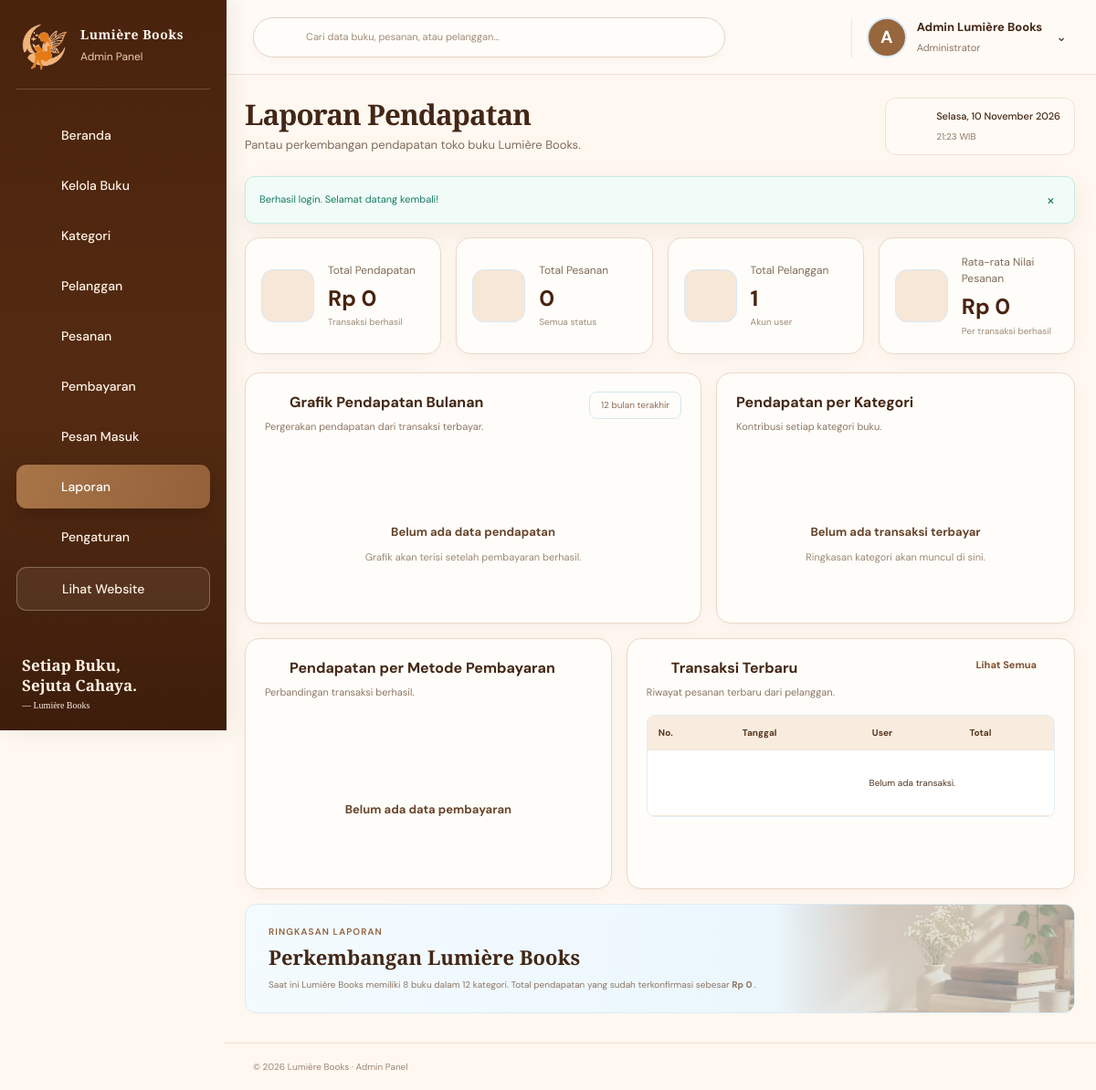
Page /admin.php?page=reports (signed in) on the committed database.
### tables this page shows
CREATE TABLE users (
    id BIGINT UNSIGNED AUTO_INCREMENT PRIMARY KEY,
    name VARCHAR(120) NOT NULL,
    email VARCHAR(190) NOT NULL UNIQUE,
    phone VARCHAR(30) NULL,
    birth_date DATE NULL,
    gender ENUM('female', 'male', 'other') NULL,
    avatar VARCHAR(255) NULL,
    password_hash VARCHAR(255) NOT NULL,
    role ENUM('admin', 'user') NOT NULL DEFAULT 'user',
    status ENUM('active', 'inactive') NOT NULL DEFAULT 'active',
    created_at TIMESTAMP NOT NULL DEFAULT CURRENT_TIMESTAMP,
    updated_at TIMESTAMP NULL DEFAULT NULL ON UPDATE CURRENT_TIMESTAMP
);

### sistem/koneksi-database.php (called while the page is built, shortened)
<?php
function db(): PDO
{
    static $pdo = null;
    if ($pdo instanceof PDO) {
        return $pdo;
    }
    global $config;
    $settings = $config['db'];
    $dsn = sprintf(
        'mysql:host=%s;port=%s;dbname=%s;charset=utf8mb4',
        $settings['host'],
        $settings['port'],
        $settings['name']
    );
    $pdo = new PDO($dsn, $settings['user'], $settings['pass'], [
        PDO::ATTR_ERRMODE => PDO::ERRMODE_EXCEPTION,
        PDO::ATTR_DEFAULT_FETCH_MODE => PDO::FETCH_ASSOC,
        PDO::ATTR_EMULATE_PREPARES => false,
    ]);
    return $pdo;
}

### public/tampilan/admin/bagian/kepala-halaman.php (the view, shortened to what this page needs)
<?php
$flashes = get_flashes();
$adminDisplayName = trim((string) ($admin['name'] ?? ''));
$pageTitles = [
    'dashboard' => 'Selamat Datang, ' . $adminDisplayName . '!',
    'books' => 'Kelola Buku',
    'categories' => 'Kelola Kategori Buku',
    'users' => 'Data User',
    'orders' => 'Pesanan Buku',
    'payments' => 'Kelola Pembayaran',
    'order' => 'Detail Pesanan',
    'reports' => 'Laporan Pendapatan',
    'messages' => 'Pesan Masuk',
    'settings' => 'Pengaturan Admin',
];
$pageDescriptions = [
    'dashboard' => 'Kelola data buku, user, pesanan, dan pantau perkembangan Lumière Books.',
    'books' => 'Kelola koleksi buku yang tersedia di Lumière Books.',
    'categories' => 'Tambah, ubah, atau hapus kategori buku sesuai kebutuhan.',
    'users' => 'Daftar pengguna yang sudah terdaftar di Lumière Books.',
    'orders' => 'Kelola semua pesanan buku dari pelanggan Lumière Books.',
    'payments' => 'Pantau dan verifikasi transaksi pelanggan.',
    'order' => 'Periksa informasi pesanan dan perbarui proses pengiriman.',
    'reports' => 'Pantau perkembangan pendapatan toko buku Lumière Books.',
    'messages' => 'Kelola pertanyaan dan pesan dari pelanggan.',
    'settings' => 'Kelola pengaturan sistem, informasi toko, dan akun admin.',
];
$activeNavPage = $page === 'order' ? 'orders' : $page;
?>
<!DOCTYPE html>
<html lang="id">
    <head>
        <link rel="stylesheet" href="<?= e(asset('css/umum/1-dasar.css')) ?>">
        <link rel="stylesheet" href="<?= e(asset('css/umum/2-desain-baru.css')) ?>">
        <link rel="stylesheet" href="<?= e(asset('css/umum/3-tema-lumiere.css')) ?>">
        <link rel="stylesheet" href="<?= e(asset('css/admin/1-admin-premium.css')) ?>">
        <link rel="stylesheet" href="<?= e(asset('css/admin/2-admin-hangat.css')) ?>?v=12.8">
    </head>
    <body class="admin-body redesign-admin">
        <div class="admin-shell">
            <aside class="admin-sidebar" data-admin-sidebar>
                <a class="admin-brand" href="<?= e(admin_url()) ?>">
                    <span class="brand-mark">
                        <img src="<?= e(asset('logo-lumiere.png')) ?>" alt="Lumière Books">
                    </span>
                    <span class="admin-brand-copy">
                        <b>
                            Lumière Books
                        </b>
                        <small>
                            Admin Panel
                        </small>
                    </span>
                </a>
                <nav class="admin-nav" aria-label="Navigasi admin">
                    <a
                        class="<?= $activeNavPage === 'dashboard' ? 'active' : '' ?>"
                        href="<?= e(admin_url()) ?>"
                    >
                        <?= ui_icon('home') ?>
                        <span>
                            Beranda
                        </span>
                    </a>
                    <a
                        class="<?= $activeNavPage === 'books' ? 'active' : '' ?>"
                        href="<?= e(admin_url('books')) ?>"
                    >
                        <?= ui_icon('book-open') ?>
                        <span>
                            Kelola Buku
                        </span>
                    </a>
                    <a
                        class="<?= $activeNavPage === 'categories' ? 'active' : '' ?>"
                        href="<?= e(admin_url('categories')) ?>"
                    >
                        <?= ui_icon('grid') ?>
                        <span>
                            Kategori
                        </span>
                    </a>
                    <a
                        class="<?= $activeNavPage === 'users' ? 'active' : '' ?>"
                        href="<?= e(admin_url('users')) ?>"
                    >
                        <?= ui_icon('user') ?>
                        <span>
                            Pelanggan
                        </span>
                    </a>
                    <a
                        class="<?= $activeNavPage === 'orders' ? 'active' : '' ?>"
                        href="<?= e(admin_url('orders')) ?>"
                    >
                        <?= ui_icon('cart') ?>
                        <span>
                            Pesanan
                        </span>
                    </a>
                    <a
                        class="<?= $activeNavPage === 'payments' ? 'active' : '' ?>"
                        href="<?= e(admin_url('payments')) ?>"
                    >
                        <?= ui_icon('wallet') ?>
                        <span>
                            Pembayaran
                        </span>
                    </a>
                    <a
                        class="<?= $activeNavPage === 'messages' ? 'active' : '' ?>"
                        href="<?= e(admin_url('messages')) ?>"
                    >
                        <?= ui_icon('mail') ?>
                        <span>
                            Pesan Masuk
                        </span>
                    </a>
                    <a
                        class="<?= $activeNavPage === 'reports' ? 'active' : '' ?>"
                        href="<?= e(admin_url('reports')) ?>"
                    >
                        <?= ui_icon('chart') ?>
                        <span>
                            Laporan
                        </span>
                    </a>
                    <a
                        class="<?= $activeNavPage === 'settings' ? 'active' : '' ?>"
                        href="<?= e(admin_url('settings')) ?>"
                    >
                        <?= ui_icon('gear') ?>
                        <span>
                            Pengaturan
                        </span>
                    </a>
                    <a
                        class="admin-nav-website"
                        href="<?= e(url('home')) ?>"
                        target="_blank"
                        rel="noopener"
                    >
                        <?= ui_icon('external-link') ?>
                        <span>
                            Lihat Website
                        </span>
                    </a>
                </nav>
                <div class="admin-sidebar-art" aria-hidden="true">
                    <p>
                        Setiap Buku,
                        <br>
                        Sejuta Cahaya.
                    </p>
                    <small>
                        — Lumière Books
                    </small>
                </div>
            </aside>
            <div class="admin-main">
                <header class="admin-topbar">
                    <form
                        action="<?= e(admin_url('books')) ?>"
                        method="get"
                        class="admin-search"
                    >
                        <?= ui_icon('search') ?>
                        <input
                            type="search"
                            name="q"
                            placeholder="Cari data buku, pesanan, atau pelanggan..."
                            aria-label="Cari data admin"
                        >
                    </form>
                    <div class="admin-top-actions">
                        <a
                            class="admin-notification"
                            href="<?= e(admin_url('messages')) ?>"
                            title="Pesan pelanggan"
                        >
                            <?= ui_icon('bell') ?>
                            </a>
                            <div class="admin-profile">
                                <span class="admin-avatar">
                                <?= e(strtoupper(substr($admin['name'], 0, 1))) ?>
                                </span>
                                <span class="admin-profile-copy">
                                <b>
                                <?= e($admin['name']) ?>
                                </b>
                                <small>
                                Administrator
                                </small>
                                </span>
                                <details class="admin-profile-menu">
                                <summary aria-label="Menu akun">
                                ⌄
                                </summary>
                                </details>
                            </div>
                        </div>
                    </header>
                    <main class="admin-content">
                        <div class="admin-page-heading">
                            <div>
                                <h1>
                                <?= e($pageTitles[$page] ?? 'Admin Panel') ?>
                                </h1>
                                <p>
                                <?= e($pageDescriptions[$page] ?? '') ?>
                                </p>
                            </div>
                            <div class="admin-date">
                                <?= ui_icon('calendar') ?>
                                <span>
                                <b>
                                <?= e(date_long_id()) ?>
                                </b>
                                <small>
                                <?= date('H:i') ?>
                                WIB
                                </small>
                                </span>
                            </div>
                        </div>
                        <?php foreach ($flashes as $flash): ?>
                            <div
                                class="alert alert-<?= e($flash['type']) ?>"
                                data-alert
                            >
                                <span>
                                <?= e($flash['message']) ?>
                                </span>
                                <button type="button" data-alert-close>
                            ×
                                </button>
                            </div>
                            <?php endforeach; ?>

### public/assets/css/umum/1-dasar.css (style rules this page uses)
:root { --navy: #17466f; --navy-deep: #12385e; --blue: #4e91bf; --blue-mid: #7fb8d8; --blue-soft: #dff1fb; --blue-pale: #f1f9fd; --ink: #234d70; --muted: #6f8fa9; --line: #d6e8f2; --white: #ffffff; --success: #1c9b7c; --warning: #d9953f; --danger: #d96d77; --shadow: 0 12px 34px rgba(38, 91, 128, .08); --radius: 16px; }
* { box-sizing: border-box; }
html { scroll-behavior: smooth; }
body { margin: 0; color: var(--ink); background: #f5fbfe; font-family: "DM Sans", Arial, sans-serif; font-size: 14px; line-height: 1.55; }
a { color: inherit; text-decoration: none; }
button, input, select, textarea { font: inherit; }
button { cursor: pointer; }
img { max-width: 100%; display: block; }
.brand-mark { width: 48px; height: 48px; display: grid; place-items: center; border: 2px solid #5c8db1; border-radius: 50%; color: var(--navy); background: linear-gradient(145deg, #fff, #d9edf8); box-shadow: inset 0 0 0 3px rgba(255,255,255,.65); font-size: 21px; }
.brand-mark img { width: 100%; height: 100%; object-fit: contain; }
.alert { display: flex; justify-content: space-between; align-items: center; gap: 15px; margin: 8px 0; padding: 11px 15px; border: 1px solid var(--line); border-radius: 10px; background: white; box-shadow: var(--shadow); font-size: 13px; }
.alert button { border: 0; background: transparent; color: inherit; font-size: 20px; }
.alert-success { color: #167b64; border-color: #c7eadf; background: #f1fbf7; }
.catalog-toolbar select, select, input[type="text"], input[type="email"], input[type="password"], input[type="tel"], input[type="number"], input[type="search"], textarea { min-height: 40px; padding: 9px 12px; border: 1px solid #d4e5ee; border-radius: 8px; outline: 0; background: #fff; color: var(--ink); }
.admin-body { background: #eff8fd; }
.admin-shell { min-height: 100vh; display: grid; grid-template-columns: 235px 1fr; }
.admin-sidebar { position: sticky; top: 0; height: 100vh; display: flex; flex-direction: column; padding: 20px 15px; border-right: 1px solid #d5e8f2; background: linear-gradient(180deg, #f8fcfe, #e9f5fb); }
.admin-brand { display: flex; align-items: center; gap: 10px; padding: 0 5px 25px; border-bottom: 1px solid #dcebf3; color: var(--navy); }
.admin-brand > span:last-child b, .admin-brand small { display: block; }
.admin-brand > span:last-child b { font-family: "Playfair Display", Georgia, serif; font-size: 14px; letter-spacing: .5px; }
.admin-brand small { color: var(--muted); font-size: 10px; }
.admin-nav { display: grid; gap: 5px; margin-top: 17px; }
.admin-nav a { display: flex; align-items: center; gap: 13px; padding: 11px 12px; border-radius: 9px; color: #5e7f98; font-size: 12px; transition: .2s; }
.admin-nav a span { width: 20px; color: var(--navy); font-size: 18px; text-align: center; }
.admin-nav a:hover, .admin-nav a.active { background: linear-gradient(110deg, #7db8d9, #6aa7cc); color: white; box-shadow: 0 5px 12px rgba(72, 142, 184, .15); }
.admin-nav a.active span, .admin-nav a:hover span { color: white; }
.admin-main { min-width: 0; }
.admin-topbar { height: 72px; display: flex; align-items: center; justify-content: space-between; gap: 20px; padding: 0 28px; border-bottom: 1px solid #d9eaf3; background: rgba(255,255,255,.68); }
.admin-search { width: min(450px, 60%); height: 40px; display: flex; align-items: center; gap: 10px; padding: 0 13px; border: 1px solid #d4e5ee; border-radius: 24px; background: white; color: var(--navy); }
.admin-search input { width: 100%; min-width: 0; border: 0; outline: 0; background: transparent; font-size: 11px; }
.admin-avatar { width: 38px; height: 38px; display: grid; place-items: center; border-radius: 50%; background: #dceefa; color: var(--navy); font-size: 21px; }
.admin-content { padding: 25px 27px 35px; }
.admin-page-heading { display: flex; justify-content: space-between; align-items: center; gap: 20px; margin-bottom: 20px; }
.admin-page-heading h1 { margin: 0; color: var(--navy); font-size: 25px; font-weight: 700; }
.admin-page-heading p { margin: 3px 0 0; color: var(--muted); font-size: 11px; }
.admin-date { color: var(--navy); font-size: 11px; white-space: nowrap; }
.admin-date small { display: block; padding-left: 18px; color: var(--muted); }
.brand-mark img { padding: 2px; }

### rows in the picture
users: name "A", name "Admin Lumière Books", name "Laporan Pendapatan"

### other values in the picture
$pageDescriptions[$page] "Pantau perkembangan pendapatan toko buku Lumière Books."
date_long_id() "Selasa, 10 November 2026"
$flash['message'] "Berhasil login. Selamat datang kembali!"
money($metrics['revenue']) "Rp 0"
$metrics['orders'] "0"
$metrics['users'] "1"
money($metrics['average_order']) "Rp 0"
$metrics['books'] "8"
$metrics['categories'] "12"
